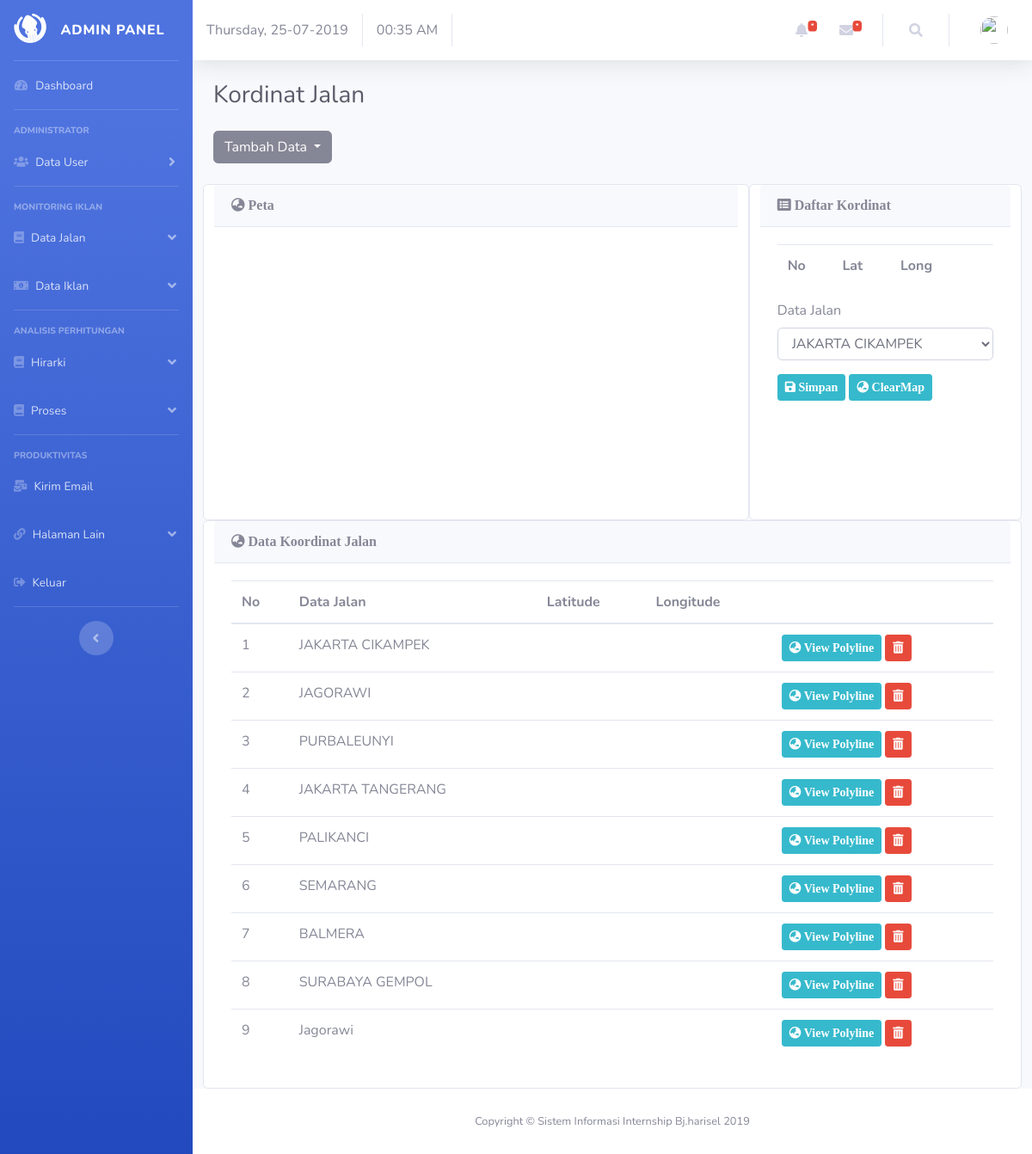
Page /index.php/monitoring/koordinatjalan on the committed database.
### tables this page shows
CREATE TABLE `jalan` (
  `id_jalan` int(11) NOT NULL,
  `namajalan` varchar(128) NOT NULL,
  `keterangan` text NOT NULL
);

### application/controllers/Monitoring.php (called while the page is built, shortened)
<?php
class Monitoring extends CI_Controller {
	public function __construct()
	{
		$this->load->model('model_jalan');
		$this->load->model('model_jembatan');
		$this->load->model('model_koordinatjalan');
		$this->load->model('model_koordinatjembatan');
		$this->load->library('cart');
	}
    public function koordinatjalan()
    {
        $data=array(
            'title'=>'Admin Panel',
            'judul'=>'Kordinat Jalan',
            'active_Kordinat'=>'active',
			'itemkoordinatjalan'=>$this->model_koordinatjalan->getAll(),
			'itemdatajalan'=>$this->model_jalan->getAll(),
        );
		$data['admin'] = $this->db->get_where('admin', ['email' => $this->session->userdata('email')])->row_array();
		$this->load->view('element/admin_header', $data);
		$this->load->view('element/admin_sidebar', $data);
		$this->load->view('element/admin_topbar', $data);
		$this->load->view('admin/v_kordinatjalan', $data);
		$this->load->view('element/admin_footer');
	}
}

### index.php (called while the page is built, shortened)
<?php
require_once BASEPATH.'core/CodeIgniter.php';

### application/models/Model_jalan.php (called while the page is built, shortened)
<?php
class Model_jalan extends CI_Model {
	public function getAll(){
		$query = $this->db->get('jalan');
		return $query;
	}
}

### application/views/admin/v_kordinatjalan.php (the view, shortened to what this page needs)
  <div class="container-fluid">
    <h1 class="h3 mb-4 text-gray-800"><?= $judul; ?></h1>
      <div class="dropdown">
          <button class="btn btn-secondary dropdown-toggle" type="button" id="dropdownMenuButton" data-toggle="dropdown" aria-haspopup="true" aria-expanded="false">
              Tambah Data
          </button>
      </div>
      <br>
      <div class="row">
          <div class="card col-md-8">
              <div class="card-header">
                  <i class="fas fa-globe-asia"> Peta</i>
              </div>
              <div class="card-body">
                  <div class="panel-body" style="height:300px;" id="map-canvas">
                  </div>
              </div>
          </div>
          <div class="card col-md-4">
              <div class="card-header">
                  <i class="fas fa-list-alt"> Daftar Kordinat</i>
              </div>
              <div class="card-body">
                  <div class="panel-body" style="min-height:300px;">
                      <table class="table">
                          <th>No</th>
                          <th>Lat</th>
                          <th>Long</th>
                          <th></th>
                      </table>
                      <form action="#">
                          <div class="form-group">
                              <label for="datajalan">Data Jalan</label>
                              <?php if ($itemdatajalan->num_rows()!=null) {
                                  echo '<select name="id_jalan" id="id_jalan" class="form-control">';
                                  foreach ($itemdatajalan->result() as $datajalan) {
                                      echo "<option value='".$datajalan->id_jalan."'>".$datajalan->namajalan."</option>";
                                  }
                                  echo '</select>';
                              }else{
                                  echo anchor('admin/jalan', '<span class="glyphicon glyphicon-plus"></span> Tambah Data Jalan', 'class="btn btn-info form-control"');
                              } ?>
                          </div>
                          <div class="form-group">
                              <button class="btn btn-info btn-sm" id="simpandaftarkoordinatjalan"><i class="fas fa-save"> Simpan</i></button>
                              <button class="btn btn-info btn-sm" id="clearmap"><i class="fas fa-globe-asia"> ClearMap</i></button>
                          </div>
                      </form>
                  </div>
              </div>
          </div>
          <div class="card col-md-12">
              <div class="card-header">
                  <i class="fas fa-globe-asia"> Data Koordinat Jalan</i>
              </div>
              <div class="card-body">
                  <div class="panel-body" style="min-height:400px">
                      <table class="table">
                          <th>No</th>
                          <th>Data Jalan</th>
                          <th>Latitude</th>
                          <th>Longitude</th>
                          <th></th>
                          <tbody id="daftarkoordinatjalan">
                              <?php
                              if ($itemkoordinatjalan->num_rows()!=null) {
                                  $no = 1;
                                  foreach ($itemdatajalan->result() as $jalan) {
                                      echo "<tr>";
                                      echo "<td>";
                                      echo $no++;
                                      echo "</td>";
                                      echo "<td>";
                                      echo $jalan->namajalan;
                                      echo "</td>";
                                      echo "<td>";
                                      echo "</td>";
                                      echo "<td>";
                                      echo "</td>";
                                      echo "<td>";
                                      echo '<button class="btn-info btn btn-sm" id="viewpolylinejalan" data-iddatajalan="'.$jalan->id_jalan.'"><i class="fas fa-globe-asia"> View Polyline</i></button> ';
                                      echo '<button class="btn-danger btn btn-sm" id="hapuspolylinejalan" data-iddatajalan="'.$jalan->id_jalan.'"><i class="fas fa-trash-alt"></i></button>';
                                      echo "</td>";
                                      echo "</tr>";
                                  }
                              }
                              ?>
                          </tbody>
                      </table>
                  </div>
              </div>
          </div>
      </div>
  </div>
</div>

### rows in the picture
jalan: namajalan "JAKARTA CIKAMPEK"
jalan: namajalan "JAGORAWI"
jalan: namajalan "PURBALEUNYI"
jalan: namajalan "JAKARTA TANGERANG"
jalan: namajalan "PALIKANCI"
jalan: namajalan "SEMARANG"
jalan: namajalan "BALMERA"
jalan: namajalan "SURABAYA GEMPOL"
jalan: namajalan "Jagorawi"

### other values in the picture
$title "ADMIN PANEL"
$judul "Kordinat Jalan"
form field id_jalan "JAKARTA CIKAMPEK"
